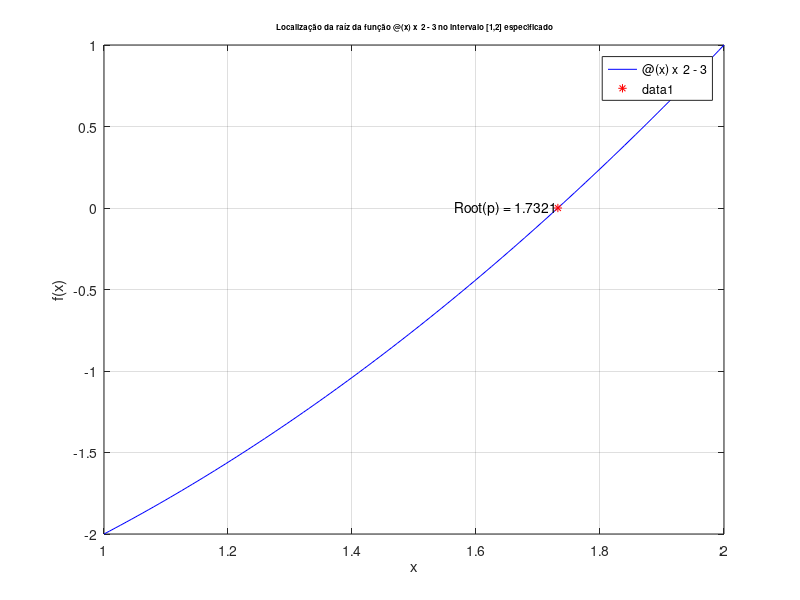

This figure's MATLAB source:
clc
clear all
close all
%intervalo inferior
a=1;
%intervalo superior
b=2;
%funcao
f=@(x) x^2 -3;
%f=@(x) x^3 + 4*x^2 - 10;
%f=@(x) (x+2)*(x+1)*x*((x-1)^3)*(x-2);
%tolerancia relativa
e1=0.00001;
%tolerancia absoluta
e2=0.00005;
%tolerancia
tol=10^-4;
%numero maximo de iteracoes
%nmax=1000;
nmax= log2(b-a) - log2(tol);
nmax = ceil(nmax)

fafb = f(a)*f(b);
fa = abs(f(a));
fb = abs(f(b));
iterador = 1;

if ( fafb > 0 )
    fprintf('Intervalo [%d, %d] inadequado', a, b);
else
   
    %5
    while ( fa > e2 && fb > e2 &&  iterador < nmax)
        dist_ab = abs(a-b);
        err_relativo = e1*a;
        if (dist_ab < err_relativo) %5.1
            fprintf('Saida [%d, %d] minimo', a, b);
            break
        else    
            p= (a+b)/2; %5.2
            if (f(p)*f(a) < 0) %5.3
                b = p;
            else 
                a = p;
            end
            %meu intervalo eh [a,p] ou [p,b]
            fprintf('n:%d, a%d:%f, b%d:%f, p%d:%f, f(p%d): %f\n', iterador, iterador, a, iterador, b, iterador, p, iterador, f(p));
        
            iterador = iterador + 1;
            fa = abs(f(a));
            fb = abs(f(b)); 
        end
    end
end

%intervalo inferior
a=1;
%intervalo superior
b=2;

str_fun = func2str(f);
%plot da função e de outras firulas
if 1
    fig = figure(1);
    set(fig,'name','Método Bissecção','numbertitle','off')
    fplot(f, [a, b], 'b') 
    hold on
    plot(p, f(p), 'r*');
    title(['\fontsize{8} Localização da raíz da função ', str_fun ,' no intervalo [',num2str(a),',',num2str(b),'] especificado'])
    hold off
    str_root = ['Root(p) = ',num2str(p)];
    text(p,f(p),str_root,'HorizontalAlignment','right')
    xlabel('x')
    ylabel('f(x)')
    grid on
end